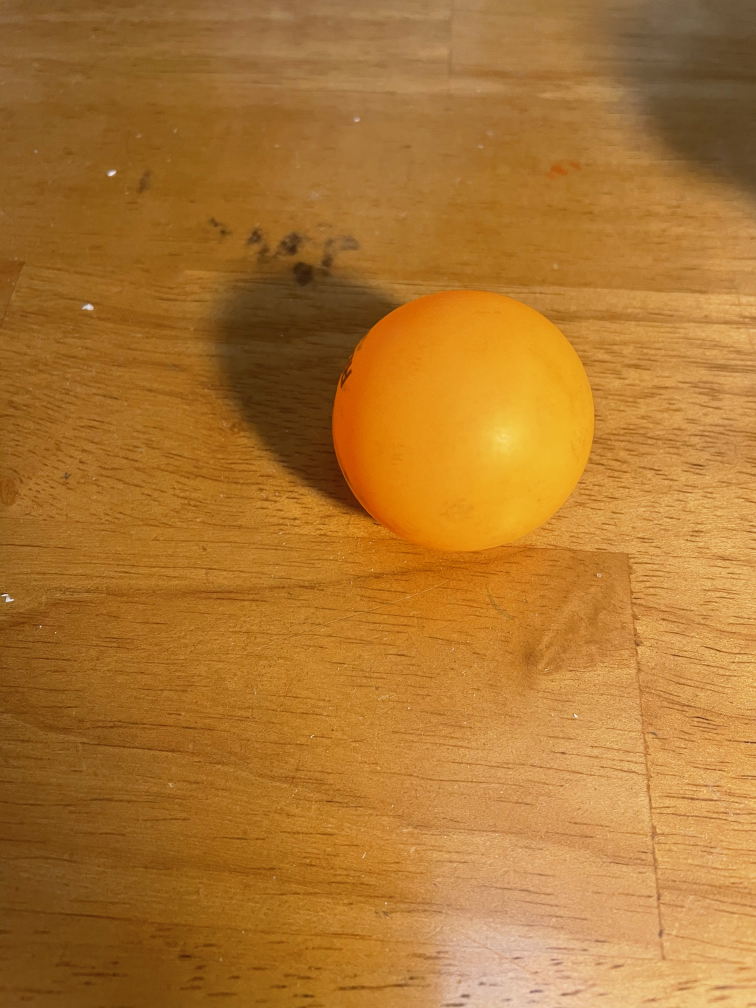
#> input picture OrangePingPong.jpg, 3024 x 4032 px, given in place of the camera (shown at 1/4 size)
$ python pingpong.py
#> lines starting #> are read from the running program, lines starting #| are printed output that depends on the picture; after the words box and inside, x2 and y2 are one past the last pixel; in counts of white or black regions, pixels touching at a corner belong together
import numpy as np
import cv2
#template matching
video = cv2.VideoCapture(0)
video.set(3, 640)  # Set horizontal resolution
video.set(4, 480)  # Set vertical resolution

def rgb_to_hsv(r, g, b):
    r, g, b = r/255.0, g/255.0, b/255.0
    mx = max(r, g, b)
    mn = min(r, g, b)
    df = mx-mn
    if mx == mn:
        h = 0
    elif mx == r:
        h = (60 * ((g-b)/df) + 360) % 360
    elif mx == g:
        h = (60 * ((b-r)/df) + 120) % 360
    elif mx == b:
        h = (60 * ((r-g)/df) + 240) % 360
    if mx == 0:
        s = 0
    else:
        s = (df/mx)*100
    v = mx*100
    return h, s, v
#h value divide by 2, s, and v values divide by 100 and multiply by 255
orange_min_val = (10,150,160)
#(10, .18*255, .35*255)                  #very light orange/pastel
orange_max_val = (23,255,255)
#(10, 255, 255)             python  #very rich/deep orange
white_min_val = (17, 0, 105)                        #Pure white
white_max_val = (44, 87, 255)
yellow_min_val = (25, 56, 79)
yellow_max_val = (25, 255, 255)

def click_event(event, x, y, flags, params):
    if event == cv2.EVENT_LBUTTONDOWN:
        colorsB = frame[y,x,0]
        colorsG = frame[y,x,1]
        colorsR = frame[y,x,2]
        colors = frame[y,x]
        print("Red: ",colorsR)
        print("Green: ",colorsG)
        print("Blue: ",colorsB)
        print("BGR Format: ",colors)
        print("HSV Format: ", rgb_to_hsv(colorsR, colorsG, colorsB))
        print("Coordinates of pixel: X: ",x,"Y: ",y)

        cv2.imshow('HSV', hsv)

while True:
    check, frame = video.read()
#> frame is the input picture: shape (4032, 3024, 3); mean B, G, R 48.2, 118.3, 174.7
    #gray = cv2.cvtColor(frame, cv2.COLOR_BGR2GRAY)
    hsv = cv2. cvtColor(frame, cv2.COLOR_BGR2HSV)
#> hsv: shape (4032, 3024, 3); mean H, S, V 16.5, 186.8, 174.7
    cv2.imshow("Capturing", frame)
    kernel = cv2.getStructuringElement(cv2.MORPH_ELLIPSE, (3,3))
    cv2.GaussianBlur(frame, (5,5), cv2.BORDER_DEFAULT)
    cv2.imshow("HSV", hsv)
    mask_orange = cv2.inRange(hsv, orange_min_val, orange_max_val)
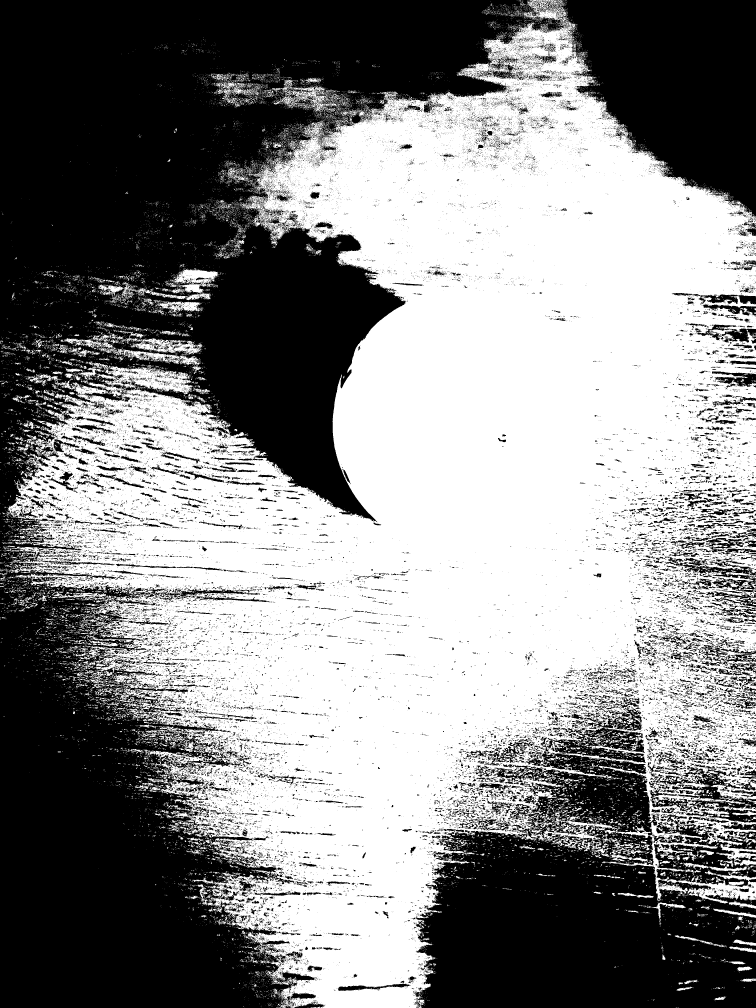
#> mask_orange: shape (4032, 3024) (shown at 1/4 size); 53% white; 35125 black regions (31452 under 20 px), largest, box (x1, y1, x2, y2) and area: (0, 0, 2265, 4032) 3719108, (1658, 2831, 3024, 4032) 963755, (2221, 0, 3024, 873) 459298
    mask_white = cv2.inRange(hsv, white_min_val, white_max_val)
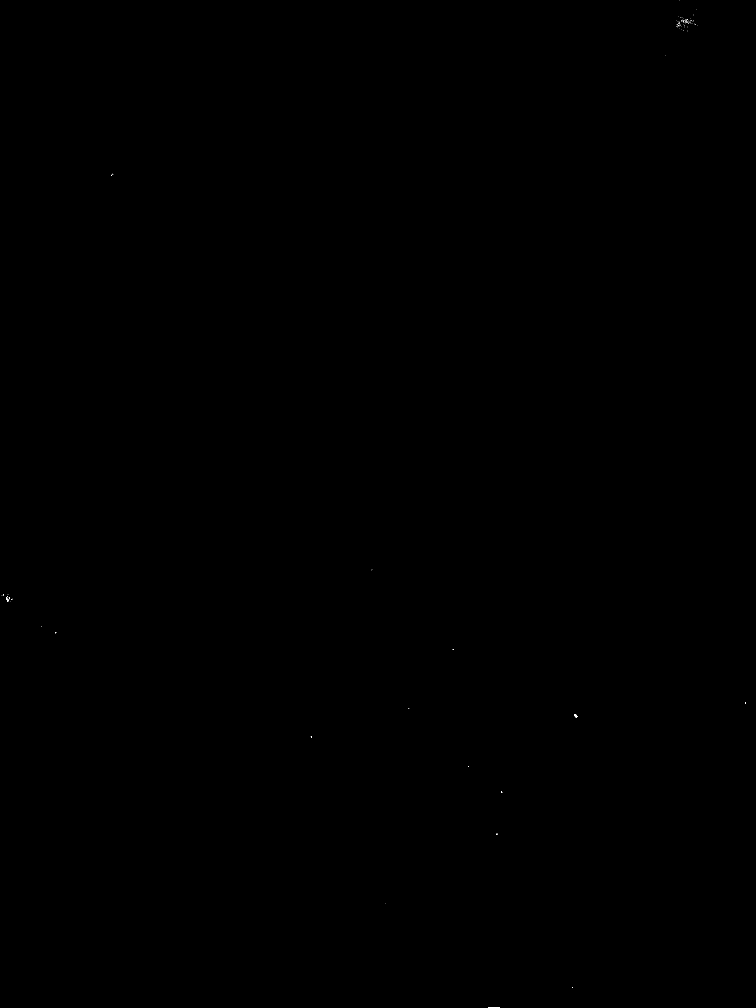
#> mask_white: shape (4032, 3024) (shown at 1/4 size); 0% white; 119 white regions (114 under 20 px), largest, box (x1, y1, x2, y2) and area: (1952, 4029, 2000, 4032) 129, (2296, 2856, 2310, 2870) 110, (28, 2397, 37, 2407) 42, (24, 2389, 28, 2399) 23, (2004, 3166, 2009, 3172) 21
    #mask_yellow = cv2.inRange(hsv, yellow_min_val, yellow_max_val)
    #cv2.imshow("yellow mask", mask_yellow)
    mask_orange = cv2.erode(mask_orange, kernel, iterations = 2)
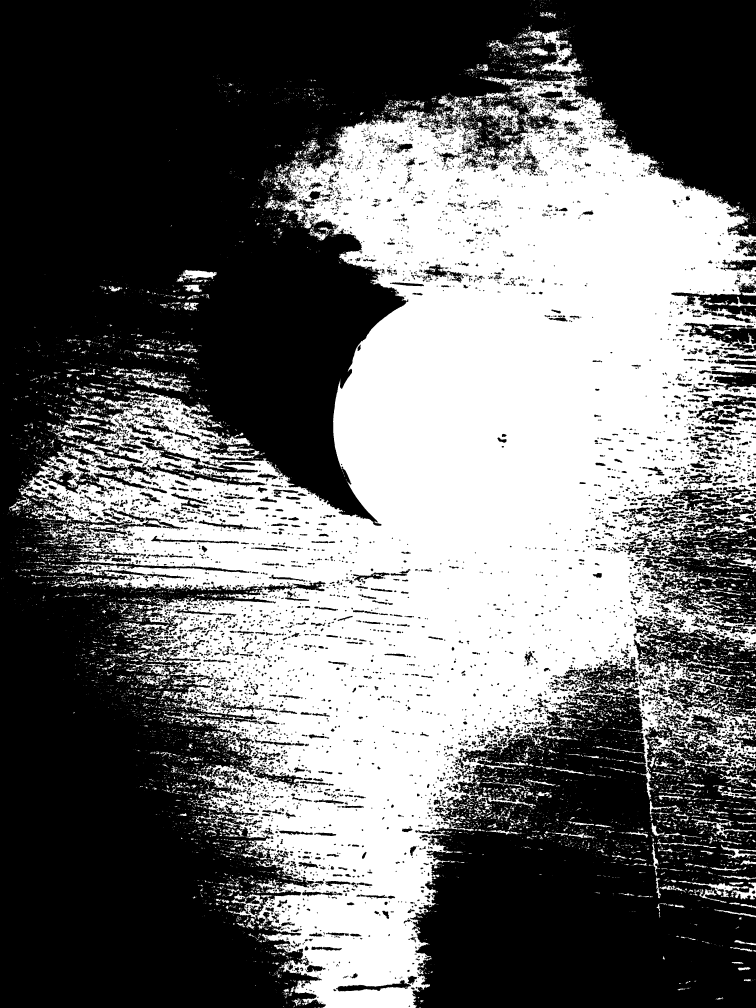
#> mask_orange: shape (4032, 3024) (shown at 1/4 size); 42.2% white; 8749 white regions (7167 under 20 px), largest, box (x1, y1, x2, y2) and area: (74, 289, 3024, 4032) 4903430, (2070, 119, 2331, 296) 11196, (495, 1473, 743, 1567) 6279
    mask_orange = cv2.dilate(mask_orange, kernel, iterations = 2)
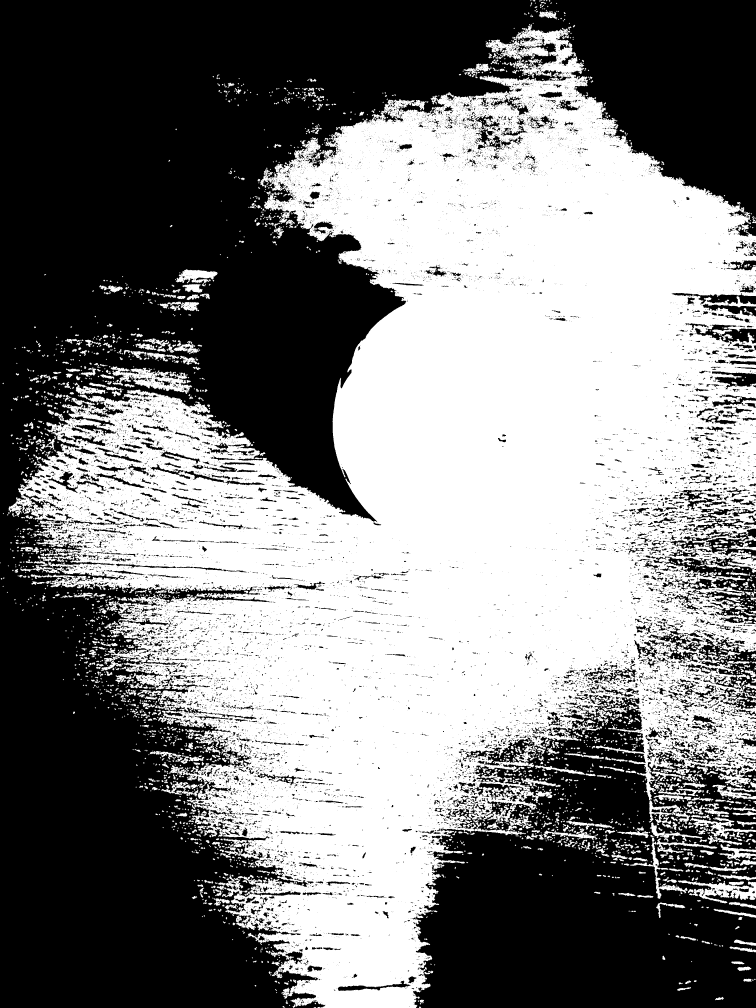
#> mask_orange: shape (4032, 3024) (shown at 1/4 size); 49.3% white; 3186 white regions (1108 under 20 px), largest, box (x1, y1, x2, y2) and area: (34, 97, 3024, 4032) 5678907, (449, 1471, 769, 1576) 14383, (2711, 3521, 3024, 3614) 11755
    mask_white = cv2.erode(mask_white, kernel, iterations = 2)
#> mask_white: shape (4032, 3024); 0% white in thin lines or dots, all inside (x1, y1, x2, y2) = (30, 2400, 2308, 4032)
    mask_white = cv2.dilate(mask_white, kernel, iterations = 2)
#> mask_white: shape (4032, 3024); 0% white; 4 white regions (1 under 20 px), largest, box (x1, y1, x2, y2) and area: (2296, 2856, 2310, 2870) 107, (1965, 4029, 2000, 4032) 99, (28, 2398, 34, 2405) 24
    cv2.imshow("orange mask", mask_orange)
    cv2.imshow("white mask", mask_white)
    mask_combined = cv2.bitwise_or(mask_orange, mask_white)
    cv2.imshow("masked", mask_combined)
    #cv2.imshow("Gray", gray)
    # #adaptive = cv2.adaptiveThreshold(gray, 255, cv2.ADAPTIVE_THRESH_GAUSSIAN_C, cv2.THRESH_BINARY_INV, 115, 1)
    # cv2.imshow("adaptive", adaptive)
    #
    #
    # cv2.imshow("Dilate", dilate)
    # gaussian = cv2.GaussianBlur(dilate, (5,5), 5)
    #
    # cv2.imshow("Gaussian", gaussian)
    #
    # edged = cv2.Canny(dilate, 200, 255)
    # contours, heiarachy = cv2.findContours(edged, cv2.RETR_TREE, cv2.CHAIN_APPROX_NONE)
    #
    # cv2.drawContours(frame, contours, -1, (255,0,255), 3)

    cv2.setMouseCallback('HSV', click_event)

    if cv2.waitKey(20) & 0xFF == ord('r'):
#> (key q is pressed here)
        print("there are {} contours" .format(len(contours)))

    if cv2.waitKey(20) & 0xFF == ord('q'):
#> (key q is pressed here)
        break

video.release()
cv2.destroyAllWindows()

$ run again, on WhitePingPong.jpg
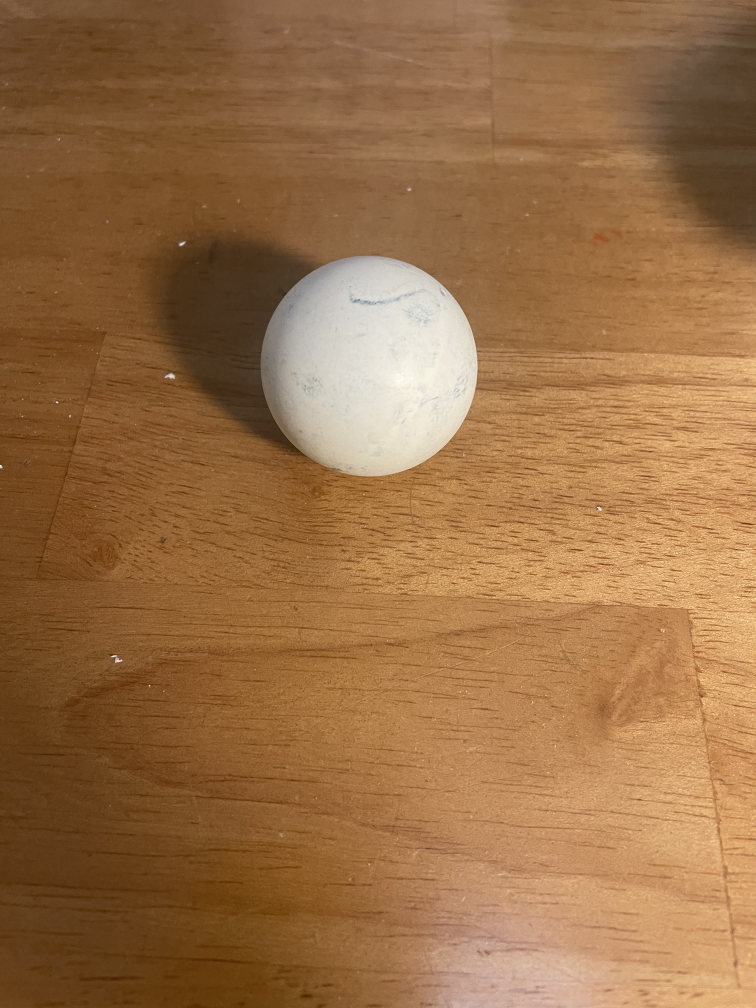
#> input picture WhitePingPong.jpg, 3024 x 4032 px, given in place of the camera (shown at 1/4 size)
#> frame is the input picture: shape (4032, 3024, 3); mean B, G, R 70.6, 111.4, 153.8
#> hsv: shape (4032, 3024, 3); mean H, S, V 15, 144.9, 153.8
#> `mask_orange = cv2.inRange(hsv, orange_min_val, orange_max_val)`:
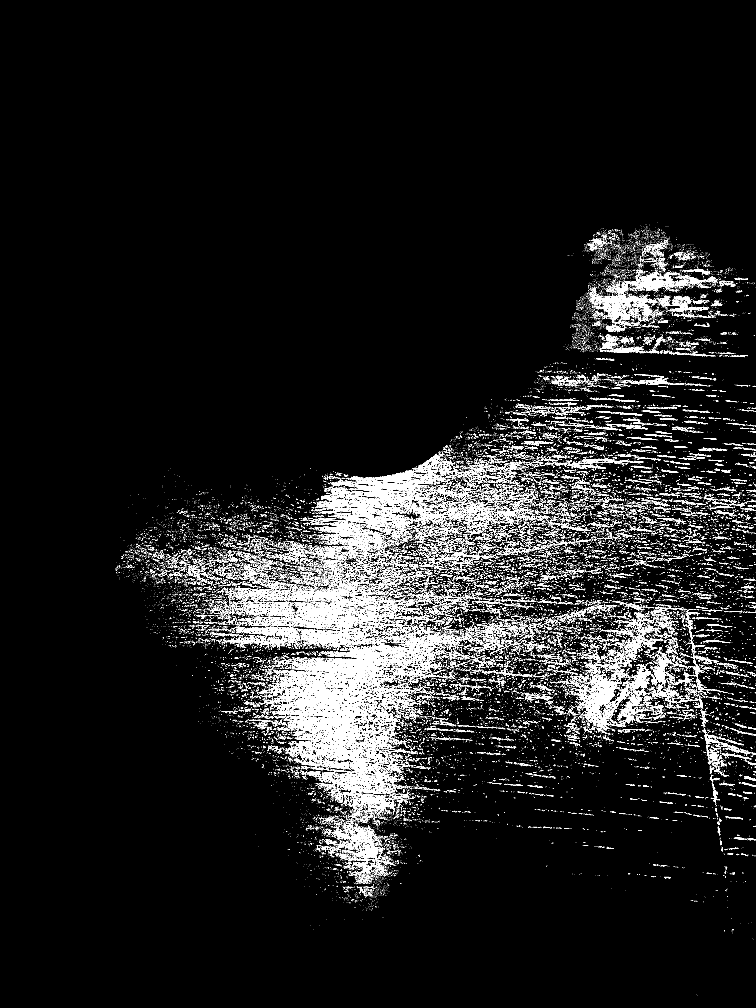
#> mask_orange: shape (4032, 3024) (shown at 1/4 size); 5.6% white in thin lines or dots, all inside (x1, y1, x2, y2) = (460, 890, 3024, 3981)
#> `mask_combined = cv2.bitwise_or(mask_orange, mask_white)`:
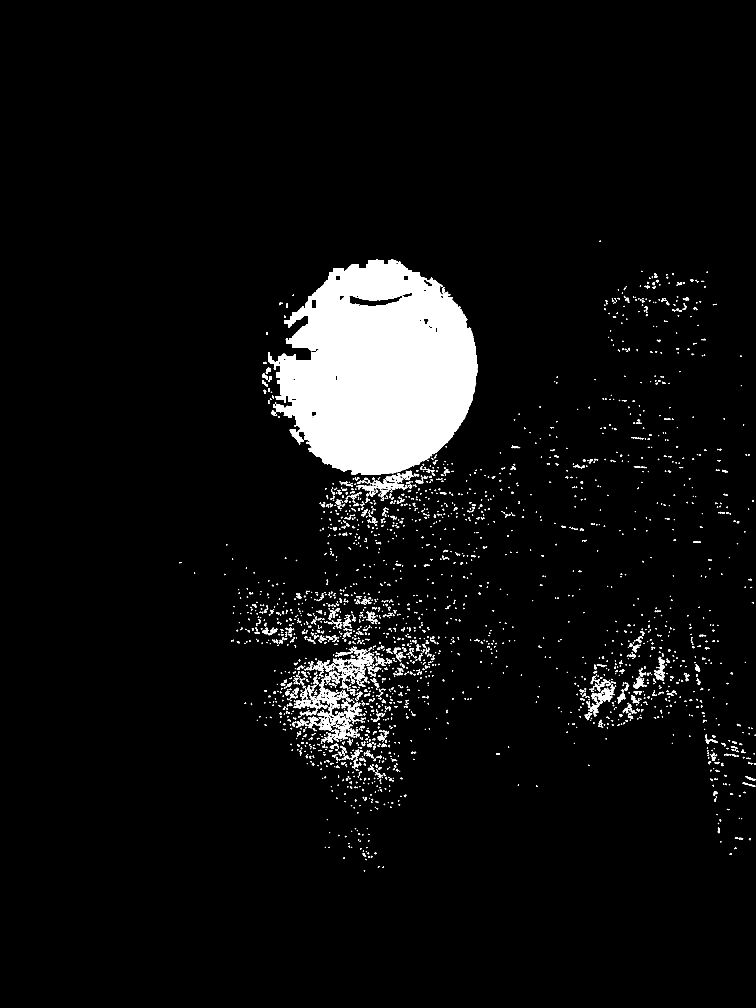
#> mask_combined: shape (4032, 3024) (shown at 1/4 size); 5.3% white; 2911 white regions (1360 under 20 px), largest, box (x1, y1, x2, y2) and area: (1072, 1036, 1910, 1900) 511852, (1391, 2610, 1495, 2689) 2345, (1267, 2761, 1362, 2863) 2229
